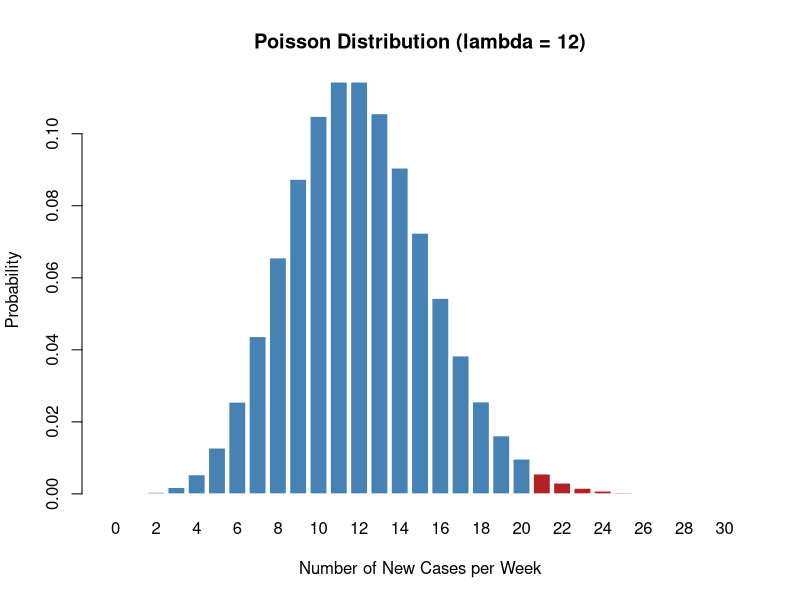

Reproduce this figure in R. (Note: this script raises an error after producing the figure.)
# ==============================================================================
# TASK 1: COVID-19 CASES ANALYSIS (IMRAD REPORT)
# ==============================================================================

# INTRODUCTION
# A city of 120,000 inhabitants has been experiencing a Covid-19 outbreak. The average is 12 new cases per week.
# 
# The goal of this report is to 
#   (i) Calculate the probability of more than 20 cases for a week and 
#   (ii) Calculate the probability of (i) happening two weeks in a row
# to help healthcare services prepare for potential surges in cases.
#
# METHOD
# Probability of more than 20 cases during a single week: P(X > 20) = 1 - P(X <= 20)
# Probability of more than 20 cases two weeks in a row (assuming independent weeks):

# We use a Poisson distribution because Covid cases are rare, discrete events in a large population over a fixed period of time.
# Advantages: Simple, requires only the parameter lambda = 12.
# Disadvantages: The model assumes independence between cases and constant intensity. 
# This rarely holds true for infectious diseases that spread in clusters (transmission risk increases).

# RESULTS
lambda <- 12
p_single_week <- 1 - ppois(20, lambda = lambda)
print(paste("Probability > 20 cases (single week):", round(p_single_week, 6)))
# [Result: ~0.011598 or 1.16%]

p_two_weeks <- p_single_week^2
print(paste("Probability > 20 cases (two consecutive weeks):", round(p_two_weeks, 6)))
# [Result: ~0.000135 or 0.014%]

# PLOTS
x <- 0:30
y <- dpois(x, lambda = 12)

colors <- ifelse(x > 20, "firebrick", "steelblue")
barplot(y, names.arg = x, col = colors, border = "white",
        main = "Poisson Distribution (lambda = 12)",
        xlab = "Number of New Cases per Week",
        ylab = "Probability")
legend("topright", legend = c("P(X <= 20)", "P(X > 20)"), 
       fill = c("steelblue", "firebrick"), btree = "n")


# DISCUSSION & CONCLUSION
# The results show a very low probability for both scenarios under normal conditions.
# Reliability: You should NOT blindly trust these results. 
# Covid-19 spreads via chains of transmission (dependent events), which violates the Poisson assumption. 
# During an outbreak, cases cluster, leading to "overdispersion" (variance > mean).
# 
# The model underestimates the risk of extreme weeks. Healthcare services should instead 
# use a Negative Binomial distribution to account for cluster transmission effects.
